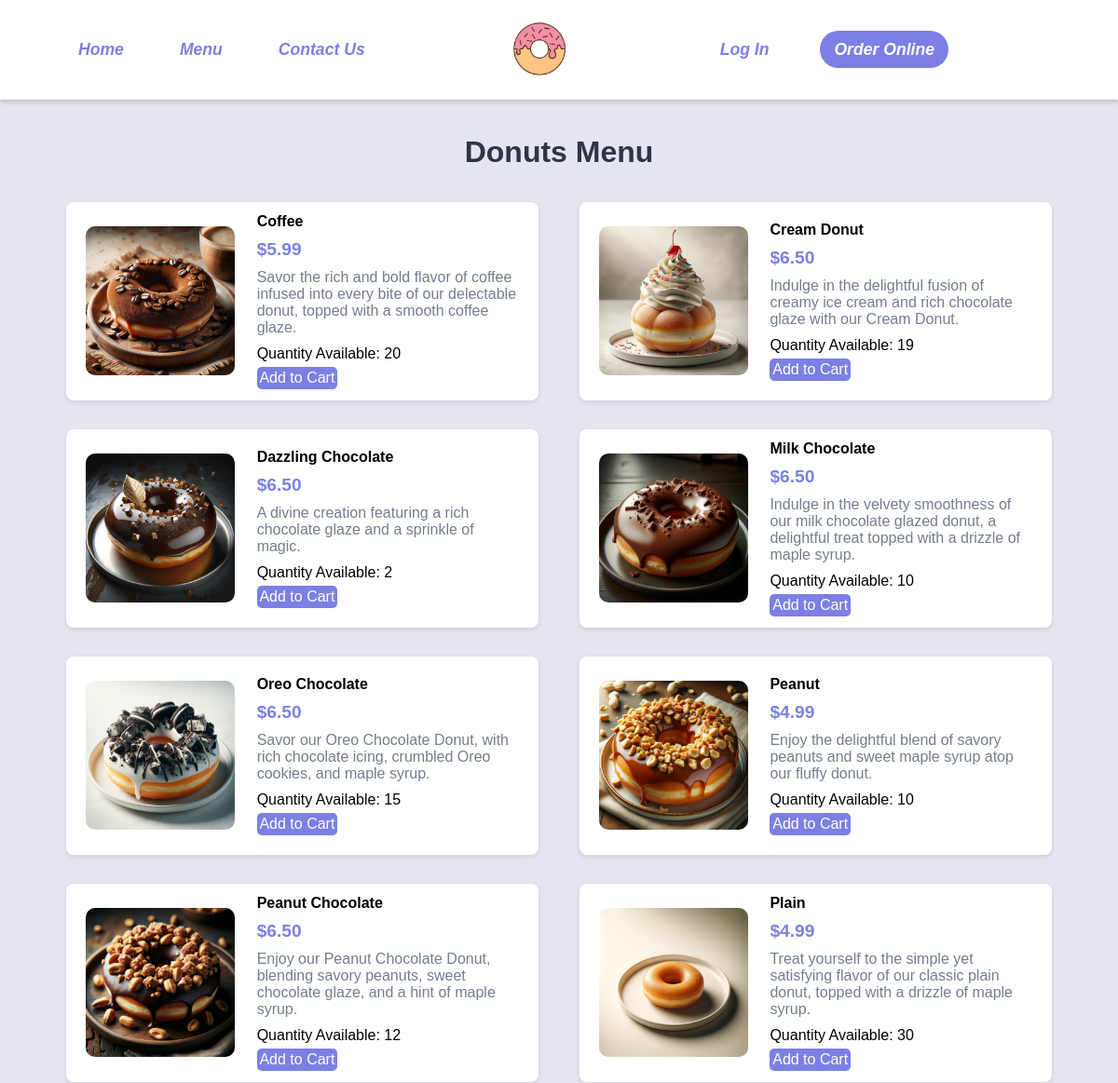
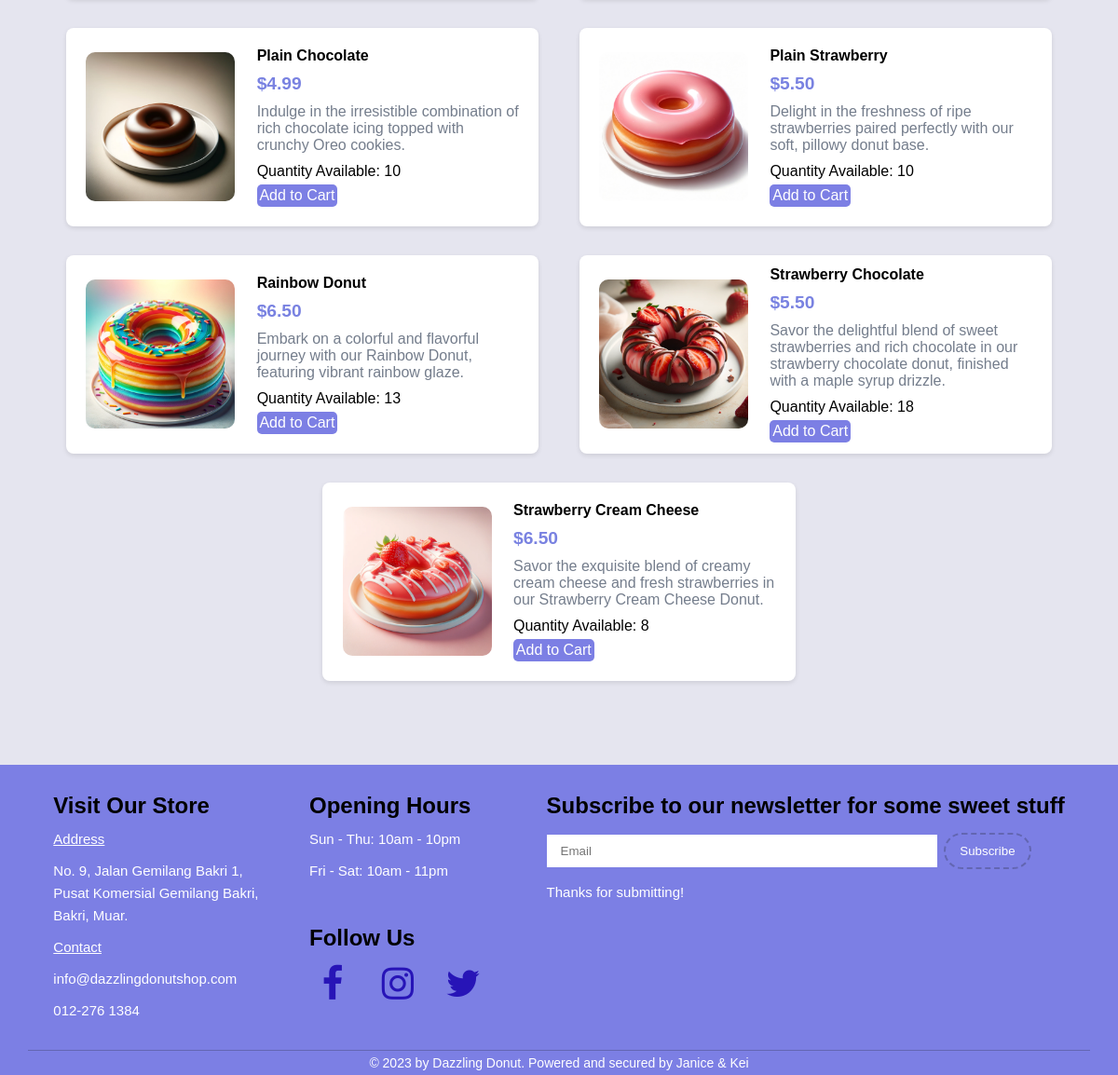
The page /COMP1044_SRC/COMP1044_SRC/category.php on the database its author committed (2 pictures, top to bottom).
### tables this page shows
CREATE TABLE IF NOT EXISTS MenuItems (
    MenuItemID INT AUTO_INCREMENT PRIMARY KEY,
    CategoryID INT,
    Name VARCHAR(255) NOT NULL,
    Description TEXT,
    Image VARCHAR(255),
    Price DECIMAL(6,2) NOT NULL,
    Quantity INT NOT NULL,  
    FOREIGN KEY (CategoryID) REFERENCES Categories(CategoryID)
);

### COMP1044_SRC/COMP1044_SRC/category.php (the view, shortened to what this page needs)
<?php
include ("connection.php");
$categoryName = isset($_GET['category']) ? $_GET['category'] : 'Donuts';
$categoryQuery = $con->prepare("SELECT CategoryID FROM Categories WHERE Name = ?");
$categoryQuery->bind_param("s", $categoryName);
$categoryQuery->execute();
$result = $categoryQuery->get_result();
$category = $result->fetch_assoc();
$items = [];
if ($category) {
    $categoryId = $category['CategoryID'];
    $menuItemsQuery = $con->prepare("SELECT * FROM MenuItems WHERE CategoryID = ? ORDER BY Name");
    $menuItemsQuery->bind_param("i", $categoryId);
    $menuItemsQuery->execute();
    $menuItemsResult = $menuItemsQuery->get_result();
    if ($menuItemsResult->num_rows > 0) {
        $items = $menuItemsResult->fetch_all(MYSQLI_ASSOC);
    } else {
        echo "<p>No items found in '{$categoryName}' category.</p>";
    }
} else {
    echo "<p>Category not found.</p>";
}
?>
<!DOCTYPE html>
<html lang="en">
<head>
    <link rel="stylesheet" href="css/style.css">
    <link rel="stylesheet" href="https://cdnjs.cloudflare.com/ajax/libs/font-awesome/4.7.0/css/font-awesome.min.css">
</head>
<body>
    <section class="navbar">
        <div class="main-list">
            <ul class="list">
                <li><a href="index.php">Home</a></li>
                <li class="dropdown">
                        <a href="javascript:void(0)" class="dropbtn">Menu</a>
                </li>
                <li><a href="contact.php">Contact Us</a></li>
            </ul>
        </div>
        <div class="logo">
            <a href="index.php" title="Logo">
                <img src="images/logo.png" alt="Restaurant Logo" class="img-responsive">
            </a>
        </div>
        <div class="user-list">
            <ul class="list">
                <?php if (isset($_SESSION['user_id'])): ?>
                    <li><a href="logout.php">Log Out</a></li>
                    <li class="dropdown">
                    <a href="javascript:void(0)" class="dropbtn"><i class="fa fa-user-secret"></i></a>
                        <div class="dropdown-content">
                            <a href="editprofile.php">Edit Profile</a>
                            <a href="orderHistory.php">Order History</a>
                        </div>
                    </li>
                <?php else: ?>
                    <li><a href="login.php">Log In</a></li>
                <?php endif; ?>
                <li><a href="menu.php" class="order-online">Order Online</a></li>
            </ul>
        </div>
    </section>
    <section class="food-menu2">
        <h2 class="text-center"><?php echo htmlspecialchars($categoryName); ?> Menu</h2>
        <div class="container2">
            <?php foreach ($items as $item): ?>
                <div class="food-menu-box">
                    <div class="food-menu-img">
                        <img src="<?php echo htmlspecialchars($item['Image']); ?>"
                            alt="<?php echo htmlspecialchars($item['Name']); ?>" class="img-responsive img-curve">
                    </div>
                    <div class="food-menu-desc">
                        <h4><?php echo htmlspecialchars($item['Name']); ?></h4>
                        <p class="food-price">$<?php echo htmlspecialchars($item['Price']); ?></p>
                        <p class="food-detail"><?php echo htmlspecialchars($item['Description']); ?></p>
                        <?php if ($item['Quantity'] > 0): ?>
                            <p class="food-quantity">Quantity Available: <?php echo $item['Quantity']; ?></p>
                            <button onclick="addToCart(<?php echo $item['MenuItemID']; ?>)" class="btn btn-primary">Add to
                                Cart</button>
                        <?php else: ?>
                            <p class="food-quantity">Not Available</p>
                        <?php endif; ?>
                    </div>
                </div>
            <?php endforeach; ?>
        </div>
    </section>
    <footer class="footer">
        <div class="footer-content">
            <div class="footer-section about">
                <h3>Visit Our Store</h3>
                <p><span class="underline">Address</span></p>
                <p>No. 9, Jalan Gemilang Bakri 1, <br>Pusat Komersial Gemilang Bakri, <br>Bakri, Muar.</p>
                <p><span class="underline">Contact</span></p>
                <p>info@dazzlingdonutshop.com</p>
                <p>012-276 1384</p>
            </div>
            <div class="footer-section hours">
                <h3>Opening Hours</h3>
                <p>Sun - Thu: 10am - 10pm</p>
                <p>Fri - Sat: 10am - 11pm</p>
                <br><br>
                <h3>Follow Us</h3>
                <div class="social-icons">
                    <a href="https://www.facebook.com/UoNMalaysia" target="_blank" class="fa fa-facebook"
                        aria-label="Facebook"></a>
                    <a href="https://www.instagram.com/uonmalaysia/" target="_blank" class="fa fa-instagram"
                        aria-label="Instagram"></a>
                    <a href="https://twitter.com/elonmusk" target="_blank" class="fa fa-twitter"
                        aria-label="Twitter"></a>
                </div>
            </div>
            <div class="footer-section newsletter">
                <h3>Subscribe to our newsletter for some sweet stuff</h3>
                <form>
                    <input type="email" name="email" placeholder="Email">
                    <button type="submit">Subscribe</button>
                    <p>Thanks for submitting!</p>
                </form>
            </div>
        </div>
        <div class="footer-bottom">
            <p>© 2023 by Dazzling Donut. Powered and secured by
                <a href="https://en.wikipedia.org/wiki/J._Robert_Oppenheimer" target="_blank" class="creator">Janice</a> &
                <a href="https://en.wikipedia.org/wiki/Niels_Bohr" target="_blank" class="creator"> Kei</a>
            </p>
        </div>
    </footer>
</body>
</html>

### COMP1044_SRC/COMP1044_SRC/css/style.css (style rules this page uses)
* { margin: 0 0; padding: 0 0; font-family: Arial, Helvetica, sans-serif; }
.img-responsive { width: 100%; }
.img-curve { border-radius: 15px; }
.text-center { text-align: center; }
a { color: #7c7fe4; text-decoration: none; }
.btn { padding: 1%; border: none; font-size: 1rem; border-radius: 5px; }
.btn-primary { background-color: #7c7fe4; color: white; cursor: pointer; }
h2 { color: #2f3542; font-size: 2rem; margin-bottom: 2%; }
h3 { font-size: 1.5rem; }
body { padding-top: 105px; }
.navbar { position: fixed; top: 0; left: 0; width: 100%; z-index: 1000; background-color: #FFF; padding: 20px 0; display: flex; justify-content: space-around; align-items: center; box-shadow: 0 2px 5px rgba(0,0,0,0.2); flex-wrap: wrap; }
.logo img { width: 100px; }
.list { list-style: none; display: flex; }
.list li { padding: 20px 20px; }
.list li a { color: #7c7fe4; font-weight: bold; font-style: italic; font-size: 1.1em; padding: 10px 10px; border-radius: 20px; transition: background-color 0.3s, color 0.3s; }
.user-list .list { padding: 0; }
.user-list .list li a { padding: 10px 15px; margin-left: 0px; border-radius: 20px; font-family: 'Pacifico' sans-serif; transition: background-color 0.3s, color 0.3s; }
.user-list .list li .order-online { background-color: #7c7fe4; color: white; transition: background-color 0.3s, color 0.3s; }
.dropdown { position: relative; display: inline-block; }
.img-responsive.img-curve { width: 100%; display: block; border-radius: 10px; }
.food-menu2 { background-color: #d4d4e498; padding: 40px 0 70px 0px; }
.container2 { display: flex; flex-wrap: wrap; justify-content: center; gap: 2%; width: 90%; margin: 0 auto; }
.food-menu-box { width: 43%; margin: 1%; padding: 2%; float: left; margin-top: 1%; display: flex; align-items: center; margin-bottom: 20px; background-color: white; box-shadow: 0 2px 5px rgba(0,0,0,0.1); border-radius: 8px; overflow: hidden; height: 170px; flex-direction: row; }
.food-menu-img { flex-shrink: 0; width: 160px; height: 160px; overflow: hidden; }
.food-menu-img img { width: 100%; height: 100%; object-fit: cover; }
.food-menu-desc { flex-grow: 1; flex-direction: column; justify-content: center; width: 80%; float: left; margin-left: 5%; }
.food-quantity { margin-top: 0; padding-top: 0; margin-bottom: 5px; }
.food-menu-desc h4, .food-menu-desc .food-price, .food-menu-desc .food-detail { margin-bottom: 10px; }
.food-menu-desc .food-price { color: #7982e1; font-weight: bold; }
.food-price { font-size: 1.2rem; margin: 2% 0; }
.food-detail { font-size: 1rem; color: #747d8c; }
.footer { background-color: #7c7fe4; color: #FFF; padding: 30px; }
.footer-content { display: flex; justify-content: space-around; align-items: start; padding-bottom: 20px; border-bottom: 1px solid #6366b2; }
.footer-section h3 { color: #000000; margin-bottom: 10px; }
.footer-section p { font-size: 15px; line-height: 1.6; margin-bottom: 10px; }
.social-icons { display: flex; align-items: center; justify-content: center; margin-left: -10px; }
.social-icons a { font-size: 40px; width: 50px; height: 50px; line-height: 50px; text-align: center; margin: 0 10px; border-radius: 50%; display: inline-block; color: #2714b7; }
.footer-section form { margin-top: 15px; }
.footer-section input[type="email"] { padding: 10px 15px; border: none; margin-bottom: 15px; width: 70%; }
.footer-section button { margin-left: 3px; padding: 10px 15px; background-color: #7c7fe4; border: 2px dashed #6366b2; border-radius: 20px; color: #FFF; cursor: pointer; }
.footer-bottom { text-align: center; margin-bottom: -30px; padding: 5px 20px; background-color: #7c7fe4; }
.footer-bottom p { font-size: 14px; }
.footer-bottom .creator { color: #FFF; text-decoration: none; }
.underline { text-decoration: underline; }

### rows shown on the page
menuitems: Image (picture), Name "Coffee", Price "5.99", Description "Savor the rich and bold flavor of coffee infused into every bite of our delectable donut, topped with a smooth coffee glaze.", Quantity "20"
menuitems: Image (picture), Name "Cream Donut", Price "6.50", Description "Indulge in the delightful fusion of creamy ice cream and rich chocolate glaze with our Cream Donut.", Quantity "19"
menuitems: Image (picture), Name "Dazzling Chocolate", Price "6.50", Description "A divine creation featuring a rich chocolate glaze and a sprinkle of magic.", Quantity "2"
menuitems: Image (picture), Name "Milk Chocolate", Price "6.50", Description "Indulge in the velvety smoothness of our milk chocolate glazed donut, a delightful treat topped with a drizzle of maple syrup.", Quantity "10"
menuitems: Image (picture), Name "Oreo Chocolate", Price "6.50", Description "Savor our Oreo Chocolate Donut, with rich chocolate icing, crumbled Oreo cookies, and maple syrup.", Quantity "15"
menuitems: Image (picture), Name "Peanut", Price "4.99", Description "Enjoy the delightful blend of savory peanuts and sweet maple syrup atop our fluffy donut.", Quantity "10"
menuitems: Image (picture), Name "Peanut Chocolate", Price "6.50", Description "Enjoy our Peanut Chocolate Donut, blending savory peanuts, sweet chocolate glaze, and a hint of maple syrup.", Quantity "12"
menuitems: Image (picture), Name "Plain", Price "4.99", Description "Treat yourself to the simple yet satisfying flavor of our classic plain donut, topped with a drizzle of maple syrup.", Quantity "30"
menuitems: Image (picture), Name "Plain Chocolate", Price "4.99", Description "Indulge in the irresistible combination of rich chocolate icing topped with crunchy Oreo cookies.", Quantity "10"
menuitems: Image (picture), Name "Plain Strawberry", Price "5.50", Description "Delight in the freshness of ripe strawberries paired perfectly with our soft, pillowy donut base.", Quantity "10"
menuitems: Image (picture), Name "Rainbow Donut", Price "6.50", Description "Embark on a colorful and flavorful journey with our Rainbow Donut, featuring vibrant rainbow glaze.", Quantity "13"
menuitems: Image (picture), Name "Strawberry Chocolate", Price "5.50", Description "Savor the delightful blend of sweet strawberries and rich chocolate in our strawberry chocolate donut, finished with a maple syrup drizzle.", Quantity "18"
menuitems: Image (picture), Name "Strawberry Cream Cheese", Price "6.50", Description "Savor the exquisite blend of creamy cream cheese and fresh strawberries in our Strawberry Cream Cheese Donut.", Quantity "8"

### other values the page prints
$categoryName "Donuts"
